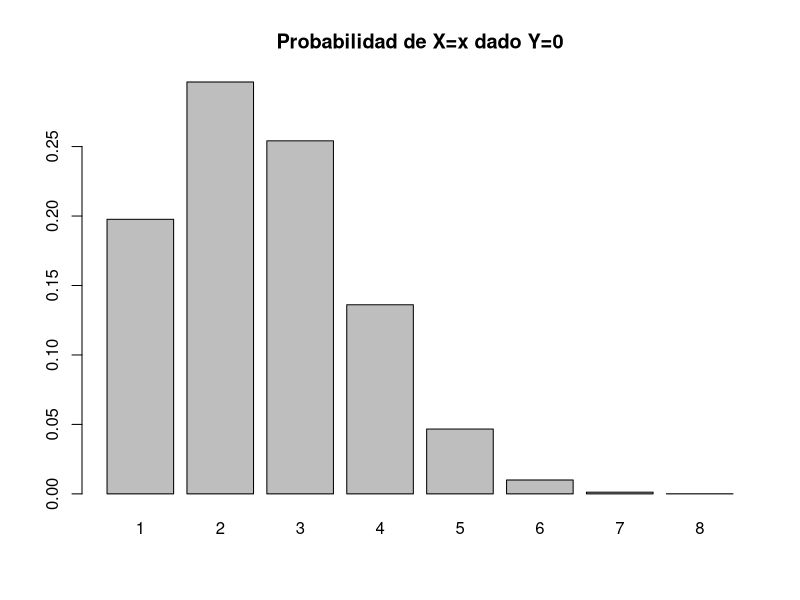
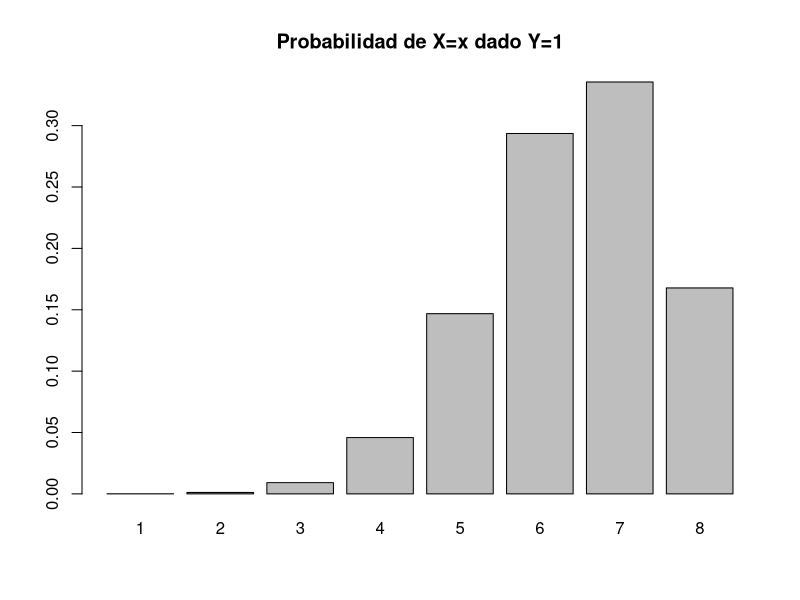
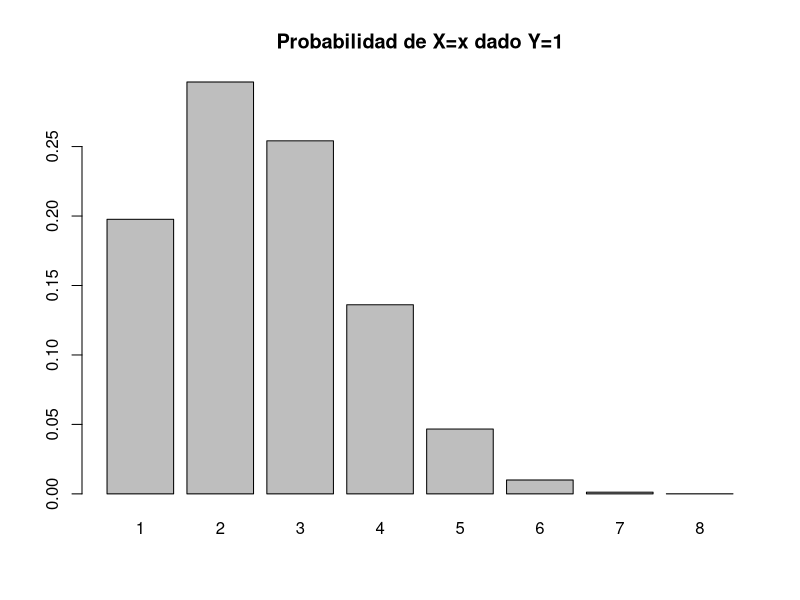

The R script that drew these images, in order:
### parte 1 ###

# 0 aceptadora; 1 rechazadora
y <- c(0,1)
P_y <- c(0.9,0.1)

# r = "remover huevo"
p_r_dado_y <- c(0.3,0.8)

n <- 8

x <- 1:8

## ej 1

dbinom(5,n,prob = p_r_dado_y[1])

## ej 2
p_x_0 <- dbinom(x,n,prob = p_r_dado_y[1])

library(ggplot2)

df <- data.frame(x = x, p_x_0 = p_x_0)

barplot(df$p_x_0, names.arg = df$x, main = "Probabilidad de X=x dado Y=0")

## ej 3
dbinom(5,n,prob = p_r_dado_y[2])

## ej 4
p_x_1 <- dbinom(x,n,prob = p_r_dado_y[2])

df$p_x_1 <-  p_x_1

barplot(df$p_x_1, names.arg = df$x, main = "Probabilidad de X=x dado Y=1")

## ej 5

dbinom(5,n,prob = p_r_dado_y[1])*p_r_dado_y[1] + 
  dbinom(5,n,prob = p_r_dado_y[2]) * p_r_dado_y[2]

## ej 6 

p_x_removidos <- dbinom(df$x,n,prob = p_r_dado_y[1])*p_r_dado_y[1] + 
  dbinom(df$x,n,prob = p_r_dado_y[2]) * p_r_dado_y[2]

## ej 7
tab1 <- matrix(c(df$p_x_0, df$p_x_1,p_x_removidos),nrow = 3, byrow = TRUE)

colnames(tab1) <- 1:8
rownames(tab1) <- c("p_x_0","p_x_1","p_x_removidos")

rowSums(tab1)
### da algo raro, las sumas no me dan 1, deberian

## ej 8
library(dplyr)

datos <- read.csv("./depredadosclasificadas.txt", sep = " " )

p_acept <- sum(ifelse(datos$especie == 0, 1,0))/ nrow(datos)

## ej 9

datos %>%
  filter(removidos == 5 & especie == 0) %>%
  sum()/nrow(datos)

## ej 10
barplot(df$p_x_0, names.arg = df$x, main = "Probabilidad de X=x dado Y=1")
